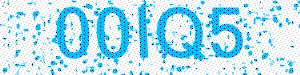
#> input picture training/images/00IQ5.jpg, 300 x 75 px; its folder holds only this picture in this run
$ python convert_all_image.py
#> lines starting #> are read from the running program, lines starting #| are printed output that depends on the picture; after the words box and inside, x2 and y2 are one past the last pixel; in counts of white or black regions, pixels touching at a corner belong together
import os
import cv2

path_origin = 'images/'
path_origin_destination = 'images_process/'
with os.scandir(path_origin) as ficheros:
    for fichero in ficheros:
        image = cv2.imread(path_origin+fichero.name)
#> image is the input picture: shape (75, 300, 3); mean B, G, R 239.6, 226.9, 179.6
        gray = cv2.cvtColor(image, cv2.IMREAD_GRAYSCALE)
        blur = cv2.GaussianBlur(gray, (13, 13), 0)
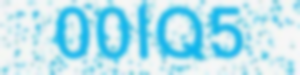
#> blur: shape (75, 300, 4); mean B, G, R, A 239.6, 226.9, 179.5, 255
        thresh = cv2.threshold(blur, 70, 255, cv2.THRESH_BINARY)[1]
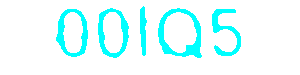
#> thresh: shape (75, 300, 4); mean B, G, R, A 255, 255, 225.8, 255
        gray = cv2.cvtColor(thresh, cv2.COLOR_BGR2GRAY)
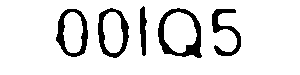
#> gray: shape (75, 300); values 179 (black) and 255 (white), 88.5% white; 5 black regions, box (x1, y1, x2, y2) and area: (158, 8, 202, 58) 744, (98, 8, 129, 58) 554, (56, 9, 88, 57) 553, (212, 9, 241, 56) 481, (140, 6, 147, 56) 247
        cv2.imwrite(path_origin_destination+fichero.name, gray)
        print("[INFO] Imagen {} procesada correctamente".format(fichero.name))

$ run again, on training/images/23R24.jpg
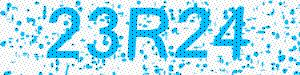
#> input picture training/images/23R24.jpg, 300 x 75 px
#> image is the input picture: shape (75, 300, 3); mean B, G, R 239, 225.5, 175
#> `blur = cv2.GaussianBlur(gray, (13, 13), 0)`:
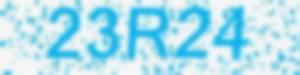
#> blur: shape (75, 300, 4); mean B, G, R, A 239, 225.5, 174.9, 255
#> `gray = cv2.cvtColor(thresh, cv2.COLOR_BGR2GRAY)`:
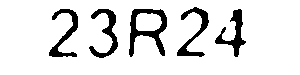
#> gray: shape (75, 300); values 179 (black) and 255 (white), 88.6% white; 5 black regions, box (x1, y1, x2, y2) and area: (129, 9, 167, 57) 700, (89, 9, 118, 58) 476, (215, 9, 246, 57) 471, (177, 7, 209, 57) 467, (49, 9, 78, 57) 461

$ run again, on training/images/26IPA.jpg
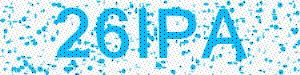
#> input picture training/images/26IPA.jpg, 300 x 75 px
#> image is the input picture: shape (75, 300, 3); mean B, G, R 239.3, 226.7, 179.5
#> `blur = cv2.GaussianBlur(gray, (13, 13), 0)`:
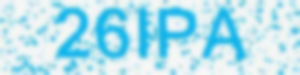
#> blur: shape (75, 300, 4); mean B, G, R, A 239.3, 226.6, 179.3, 255
#> `gray = cv2.cvtColor(thresh, cv2.COLOR_BGR2GRAY)`:
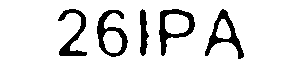
#> gray: shape (75, 300); values 179 (black) and 255 (white), 89.1% white; 5 black regions, box (x1, y1, x2, y2) and area: (159, 9, 195, 56) 570, (205, 9, 244, 59) 567, (97, 10, 128, 57) 562, (58, 9, 87, 56) 472, (140, 9, 149, 56) 273

$ run again, on training/images/2E2WF.jpg
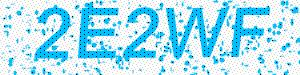
#> input picture training/images/2E2WF.jpg, 300 x 75 px
#> image is the input picture: shape (75, 300, 3); mean B, G, R 239.2, 225, 172.8
#> `blur = cv2.GaussianBlur(gray, (13, 13), 0)`:
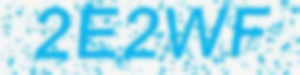
#> blur: shape (75, 300, 4); mean B, G, R, A 239.2, 225, 172.8, 255
#> `gray = cv2.cvtColor(thresh, cv2.COLOR_BGR2GRAY)`:
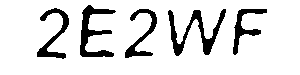
#> gray: shape (75, 300); values 179 (black) and 255 (white), 87% white; 5 black regions, box (x1, y1, x2, y2) and area: (168, 9, 226, 56) 794, (80, 5, 116, 57) 713, (37, 8, 69, 59) 502, (125, 9, 157, 58) 460, (233, 9, 267, 55) 451

$ run again, on training/images/073XU.jpg
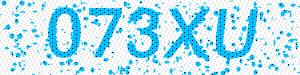
#> input picture training/images/073XU.jpg, 300 x 75 px
#> image is the input picture: shape (75, 300, 3); mean B, G, R 239.6, 227.3, 180.9
#> `blur = cv2.GaussianBlur(gray, (13, 13), 0)`:
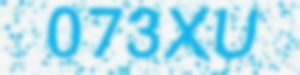
#> blur: shape (75, 300, 4); mean B, G, R, A 239.5, 227.2, 180.7, 255
#> `gray = cv2.cvtColor(thresh, cv2.COLOR_BGR2GRAY)`:
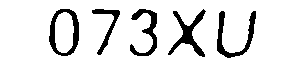
#> gray: shape (75, 300); values 179 (black) and 255 (white), 89.7% white; 5 black regions, box (x1, y1, x2, y2) and area: (168, 9, 206, 57) 543, (217, 11, 256, 58) 514, (49, 9, 79, 56) 513, (130, 9, 157, 56) 446, (92, 9, 120, 55) 305
